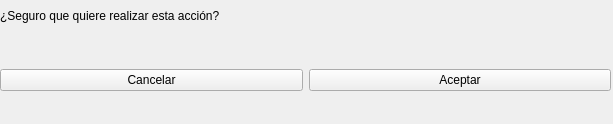
<?xml version="1.0" encoding="UTF-8"?>
<ui version="4.0">
 <class>MainWindow</class>
 <widget class="QMainWindow" name="MainWindow">
  <property name="geometry">
   <rect>
    <x>0</x>
    <y>0</y>
    <width>613</width>
    <height>124</height>
   </rect>
  </property>
  <property name="windowTitle">
   <string>Confirmar</string>
  </property>
  <widget class="QWidget" name="centralwidget">
   <widget class="QLabel" name="label">
    <property name="geometry">
     <rect>
      <x>0</x>
      <y>0</y>
      <width>609</width>
      <height>31</height>
     </rect>
    </property>
    <property name="text">
     <string>¿Seguro que quiere realizar esta acción?</string>
    </property>
    <property name="textFormat">
     <enum>Qt::TextFormat::AutoText</enum>
    </property>
   </widget>
   <widget class="QWidget" name="horizontalLayoutWidget">
    <property name="geometry">
     <rect>
      <x>0</x>
      <y>40</y>
      <width>611</width>
      <height>80</height>
     </rect>
    </property>
    <layout class="QHBoxLayout" name="horizontalLayout">
     <item>
      <widget class="QPushButton" name="cancel">
       <property name="text">
        <string>Cancelar</string>
       </property>
      </widget>
     </item>
     <item>
      <widget class="QPushButton" name="accept">
       <property name="text">
        <string>Aceptar</string>
       </property>
      </widget>
     </item>
    </layout>
   </widget>
  </widget>
 </widget>
 <resources/>
 <connections/>
</ui>
